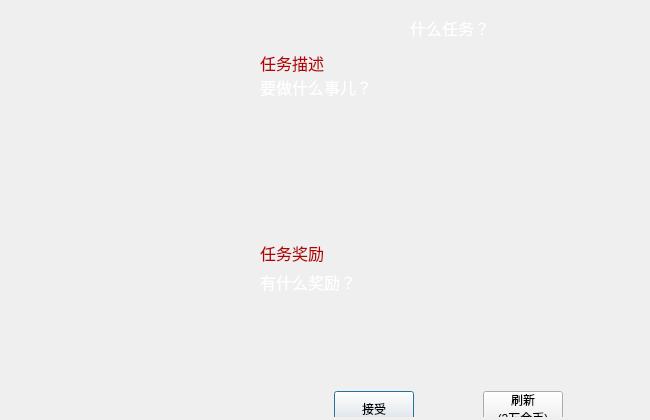
<?xml version="1.0" encoding="UTF-8"?>
<ui version="4.0">
 <class>dlg_task</class>
 <widget class="QDialog" name="dlg_task">
  <property name="geometry">
   <rect>
    <x>0</x>
    <y>0</y>
    <width>650</width>
    <height>420</height>
   </rect>
  </property>
  <property name="windowTitle">
   <string>任务</string>
  </property>
  <widget class="QWidget" name="layoutWidget_2">
   <property name="geometry">
    <rect>
     <x>260</x>
     <y>380</y>
     <width>377</width>
     <height>37</height>
    </rect>
   </property>
   <layout class="QHBoxLayout" name="horizontalLayout_2">
    <item>
     <spacer name="horizontalSpacer">
      <property name="orientation">
       <enum>Qt::Horizontal</enum>
      </property>
      <property name="sizeHint" stdset="0">
       <size>
        <width>40</width>
        <height>20</height>
       </size>
      </property>
     </spacer>
    </item>
    <item>
     <widget class="QPushButton" name="btn_accpet">
      <property name="minimumSize">
       <size>
        <width>75</width>
        <height>35</height>
       </size>
      </property>
      <property name="text">
       <string>接受</string>
      </property>
     </widget>
    </item>
    <item>
     <spacer name="horizontalSpacer_2">
      <property name="orientation">
       <enum>Qt::Horizontal</enum>
      </property>
      <property name="sizeHint" stdset="0">
       <size>
        <width>40</width>
        <height>20</height>
       </size>
      </property>
     </spacer>
    </item>
    <item>
     <widget class="QPushButton" name="btn_refresh">
      <property name="minimumSize">
       <size>
        <width>75</width>
        <height>35</height>
       </size>
      </property>
      <property name="text">
       <string>刷新
(2万金币)</string>
      </property>
     </widget>
    </item>
    <item>
     <spacer name="horizontalSpacer_3">
      <property name="orientation">
       <enum>Qt::Horizontal</enum>
      </property>
      <property name="sizeHint" stdset="0">
       <size>
        <width>40</width>
        <height>20</height>
       </size>
      </property>
     </spacer>
    </item>
   </layout>
  </widget>
  <widget class="QTreeWidget" name="treeWidget">
   <property name="geometry">
    <rect>
     <x>10</x>
     <y>10</y>
     <width>240</width>
     <height>400</height>
    </rect>
   </property>
   <property name="styleSheet">
    <string notr="true">background-color: rgba(255, 255, 255, 0);
color: rgb(255, 255, 255);</string>
   </property>
   <property name="editTriggers">
    <set>QAbstractItemView::NoEditTriggers</set>
   </property>
   <attribute name="headerVisible">
    <bool>false</bool>
   </attribute>
   <column>
    <property name="text">
     <string>1</string>
    </property>
   </column>
   <column>
    <property name="text">
     <string>2</string>
    </property>
   </column>
  </widget>
  <widget class="QLabel" name="label_6">
   <property name="geometry">
    <rect>
     <x>0</x>
     <y>0</y>
     <width>960</width>
     <height>640</height>
    </rect>
   </property>
   <property name="pixmap">
    <pixmap resource="mirror.qrc">:/mirror/Resources/ui/31.png</pixmap>
   </property>
  </widget>
  <widget class="QLabel" name="lbl_name">
   <property name="geometry">
    <rect>
     <x>260</x>
     <y>15</y>
     <width>380</width>
     <height>25</height>
    </rect>
   </property>
   <property name="font">
    <font>
     <family>黑体</family>
     <pointsize>12</pointsize>
    </font>
   </property>
   <property name="styleSheet">
    <string notr="true">color: rgb(255, 255, 255);</string>
   </property>
   <property name="text">
    <string>什么任务？</string>
   </property>
   <property name="alignment">
    <set>Qt::AlignCenter</set>
   </property>
  </widget>
  <widget class="QLabel" name="label_2">
   <property name="geometry">
    <rect>
     <x>260</x>
     <y>50</y>
     <width>380</width>
     <height>25</height>
    </rect>
   </property>
   <property name="font">
    <font>
     <family>黑体</family>
     <pointsize>12</pointsize>
    </font>
   </property>
   <property name="styleSheet">
    <string notr="true">color: rgb(180, 0, 0);</string>
   </property>
   <property name="text">
    <string>任务描述</string>
   </property>
  </widget>
  <widget class="QLabel" name="label_3">
   <property name="geometry">
    <rect>
     <x>260</x>
     <y>240</y>
     <width>380</width>
     <height>25</height>
    </rect>
   </property>
   <property name="font">
    <font>
     <family>黑体</family>
     <pointsize>12</pointsize>
    </font>
   </property>
   <property name="styleSheet">
    <string notr="true">color: rgb(180, 0, 0);</string>
   </property>
   <property name="text">
    <string>任务奖励</string>
   </property>
  </widget>
  <widget class="QLabel" name="lbl_info">
   <property name="geometry">
    <rect>
     <x>260</x>
     <y>75</y>
     <width>380</width>
     <height>150</height>
    </rect>
   </property>
   <property name="font">
    <font>
     <family>黑体</family>
     <pointsize>12</pointsize>
    </font>
   </property>
   <property name="styleSheet">
    <string notr="true">color: rgb(255, 255,255);</string>
   </property>
   <property name="text">
    <string>要做什么事儿？</string>
   </property>
   <property name="alignment">
    <set>Qt::AlignLeading|Qt::AlignLeft|Qt::AlignTop</set>
   </property>
   <property name="wordWrap">
    <bool>true</bool>
   </property>
  </widget>
  <widget class="QLabel" name="lbl_reward">
   <property name="geometry">
    <rect>
     <x>260</x>
     <y>270</y>
     <width>380</width>
     <height>100</height>
    </rect>
   </property>
   <property name="font">
    <font>
     <family>黑体</family>
     <pointsize>12</pointsize>
    </font>
   </property>
   <property name="styleSheet">
    <string notr="true">color: rgb(255, 255,255);</string>
   </property>
   <property name="text">
    <string>有什么奖励？</string>
   </property>
   <property name="alignment">
    <set>Qt::AlignLeading|Qt::AlignLeft|Qt::AlignTop</set>
   </property>
  </widget>
  <widget class="QLabel" name="label_7">
   <property name="geometry">
    <rect>
     <x>250</x>
     <y>40</y>
     <width>400</width>
     <height>10</height>
    </rect>
   </property>
   <property name="font">
    <font>
     <family>黑体</family>
     <pointsize>12</pointsize>
    </font>
   </property>
   <property name="styleSheet">
    <string notr="true">color: rgb(180, 0, 0);</string>
   </property>
   <property name="pixmap">
    <pixmap resource="mirror.qrc">:/mirror/Resources/fight/bgLine_H.png</pixmap>
   </property>
   <property name="scaledContents">
    <bool>true</bool>
   </property>
  </widget>
  <widget class="QLabel" name="label_8">
   <property name="geometry">
    <rect>
     <x>250</x>
     <y>230</y>
     <width>400</width>
     <height>10</height>
    </rect>
   </property>
   <property name="font">
    <font>
     <family>黑体</family>
     <pointsize>12</pointsize>
    </font>
   </property>
   <property name="styleSheet">
    <string notr="true">color: rgb(180, 0, 0);</string>
   </property>
   <property name="pixmap">
    <pixmap resource="mirror.qrc">:/mirror/Resources/fight/bgLine_H.png</pixmap>
   </property>
   <property name="scaledContents">
    <bool>true</bool>
   </property>
  </widget>
  <widget class="QLabel" name="lbl_status">
   <property name="geometry">
    <rect>
     <x>370</x>
     <y>90</y>
     <width>104</width>
     <height>78</height>
    </rect>
   </property>
   <property name="font">
    <font>
     <family>黑体</family>
     <pointsize>12</pointsize>
    </font>
   </property>
   <property name="styleSheet">
    <string notr="true">color: rgb(180, 0, 0);</string>
   </property>
   <property name="pixmap">
    <pixmap resource="mirror.qrc">:/mirror/Resources/complete.png</pixmap>
   </property>
  </widget>
  <zorder>label_6</zorder>
  <zorder>layoutWidget_2</zorder>
  <zorder>treeWidget</zorder>
  <zorder>lbl_name</zorder>
  <zorder>label_2</zorder>
  <zorder>label_3</zorder>
  <zorder>lbl_info</zorder>
  <zorder>lbl_reward</zorder>
  <zorder>label_7</zorder>
  <zorder>label_8</zorder>
  <zorder>lbl_status</zorder>
 </widget>
 <layoutdefault spacing="6" margin="11"/>
 <resources>
  <include location="mirror.qrc"/>
 </resources>
 <connections/>
</ui>
